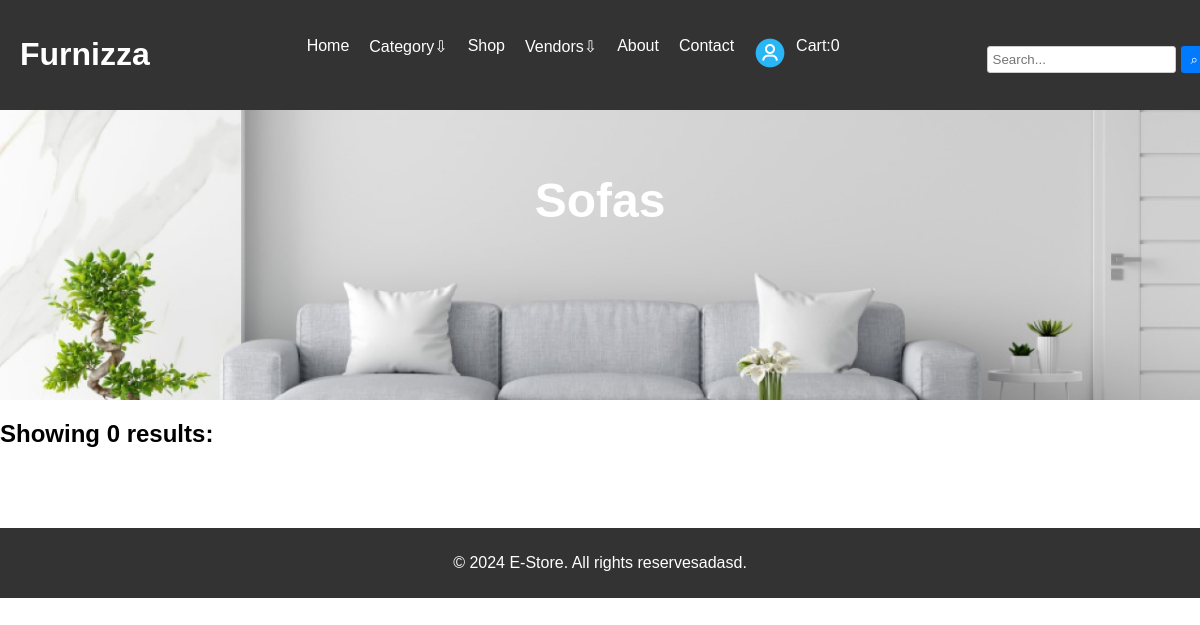
/categories/cat3f34k7ffck/, run on an earlier commit of the app's database.
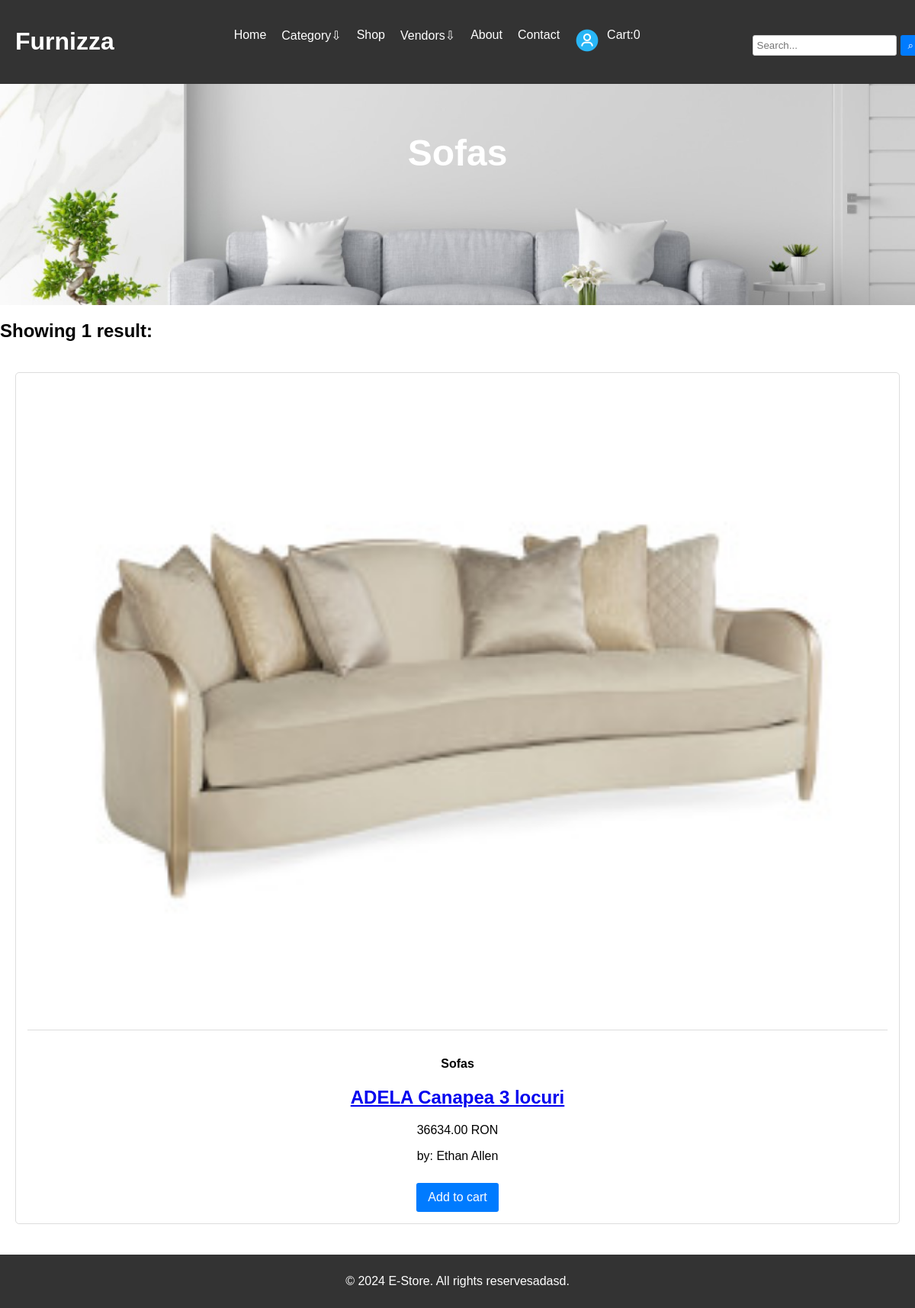
And on a later commit of the database.
### core/models.py (models this page shows, shortened)
class Product(models.Model):
    prodid = ShortUUIDField(unique=True, length = 10, max_length = 20, prefix= "prod", alphabet= "abcdefghijklmn123456789")
    user = models.ForeignKey(User, on_delete = models.SET_NULL,null=True)
    category = models.ForeignKey(Category, on_delete = models.SET_NULL,null=True, related_name="category")
    vendor = models.ForeignKey(Vendor, on_delete = models.SET_NULL,null=True, related_name="product")
    title = models.CharField(max_length=75, default="Furniture product")
    image = models.ImageField(upload_to="user_directory_path", default="product.jpg")
    description = models.TextField(null=True, blank=True, default="This is the product!")
    price = models.DecimalField(max_digits=9999999999999,decimal_places=2,default="20.99")
    old_price = models.DecimalField(max_digits=9999999999999,decimal_places=2,default="24.99")
    specifications = models.TextField(null=True, blank=True)
    product_status = models.CharField(choices= STATUS, max_length=10, default="in_review")
    status = models.BooleanField(default=True)
    in_stock = models.BooleanField(default=True)
    featured = models.BooleanField(default=False)
    sku = ShortUUIDField(unique=True, length = 4, max_length = 10, prefix= "sku", alphabet= "1234567890")
    date = models.DateTimeField(auto_now_add=True)
    updated = models.DateTimeField(null=True, blank=True)
    class Meta:
        verbose_name_plural = "Products"

class Category(models.Model):
    categoryid = ShortUUIDField(unique=True, length = 10, max_length = 20, prefix= "cat", alphabet= "abcdefghijklmn123456789")
    title = models.CharField(max_length=75, default="Furniture")
    image = models.ImageField(upload_to="category", default="furniture.jpg")
    class Meta:
        verbose_name_plural = "Categories"

class Vendor(models.Model):
    vendorid = ShortUUIDField(unique=True, length = 10, max_length = 20, prefix= "ven", alphabet= "abcdefghijklmn123456789")
    title = models.CharField(max_length=75, default= "Ikea")
    image = models.ImageField(upload_to="user_directory_path",default="vendor.jpg")
    description = models.TextField(null=True, blank=True, default="I am an amazing seller")
    address = models.CharField(max_length=100, default= "Dorobantilor 81, Cluj")
    contact = models.CharField(max_length=100, default= "+40 740 543 123")
    ChatRespTime =models.CharField(max_length=100, default= "100")
    shippingOnTime= models.CharField(max_length=100, default= "100")
    rating = models.CharField(max_length=100, default= "100")
    user = models.ForeignKey(User, on_delete = models.SET_NULL,null=True) # models.CASCADE
    date = models.DateTimeField(auto_now_add=True, null=True,blank=True)
    class Meta:
        verbose_name_plural = "Vendors"

### core/views.py (the view)
# urls.py: path("categories/<categoryid>/", category_product_list_view, name = "category-product-list"),
def category_product_list_view(request, categoryid): # 2nd is for 2nd
   category = Category.objects.get(categoryid = categoryid)
   products = Product.objects.filter(product_status = "published", category=category)
   context = {
      "category": category,
      "products" : products
   }
   return render(request, "core/category-product-list.html", context)

### core/context_processor.py (called while the page is built)
def default(request):
    categories = Category.objects.all()
    vendors = Vendor.objects.all()
    address = None
    if request.user.is_authenticated:
        try:
            address = Address.objects.get(user=request.user)
        except Address.DoesNotExist:
            address = None
    min_max_price = Product.objects.aggregate(Min("price"), Max("price"))
    return {
        'categories' : categories,
        'vendors' : vendors,
        'address' : address,
        'min_max_price' : min_max_price,
    }

### templates/core/category-product-list.html (shortened to what this page needs)
{% load static %}
<!DOCTYPE html>
<html lang="en">
<head>
</head>
<body>
    {% include 'core/header.html' %}
    <section class="hero" style="background: url('{% static 'assets/imgs/background2.jpg' %}') no-repeat center center/cover;">
        <h1>{{category.title}}</h1>
    </section>
    <h2>Showing {{products.count}} result{{products.count|pluralize}}:</h2>
    <section class="product-container">
        {% for p in products %}
        <div class="product-card">
            <a href = "{% url 'core:product-detail' p.prodid %}">
            <img src="{{p.image.url}}" alt="">
            </a>
            <h4>{{p.category.title}}</h4>
            <a href = "{% url 'core:product-detail' p.prodid %}">
            <h2>{{p.title}}</h2>
            </a>
            <p>{{p.price}} RON</p>
            <p>by: {{p.vendor.title}}</p>
            <a href="#" class="button">Add to cart</a>
        </div>
        {% endfor %}
    </section>
    <footer class="footer">
        <p>&copy; 2024 E-Store. All rights reservesadasd.</p>
    </footer>
</body>
</html>

What changed in the data, as far as the page shows it:
added Product: image (picture), category "Sofas", title "ADELA Canapea 3 locuri", price "36634.00", vendor "Ethan Allen"
Also different on the page:
{{ products.count }}: "0" → "1"
